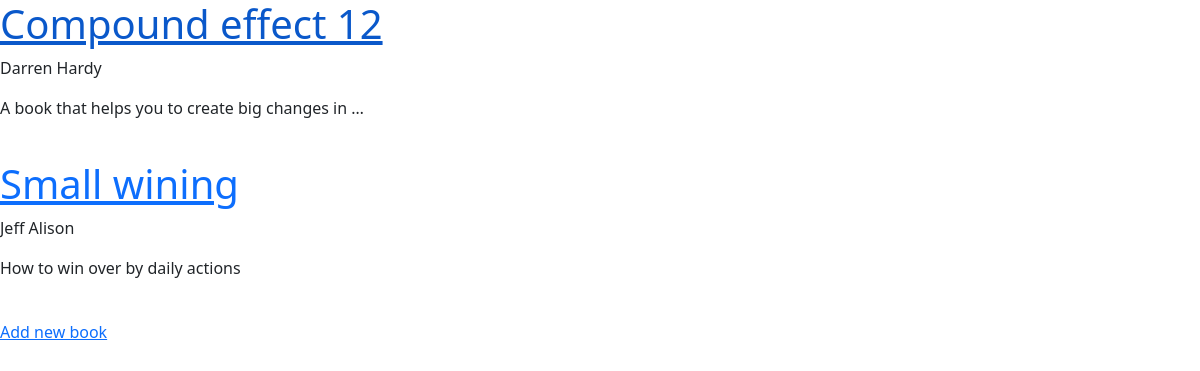
/books/, run on an earlier commit of the app's database.
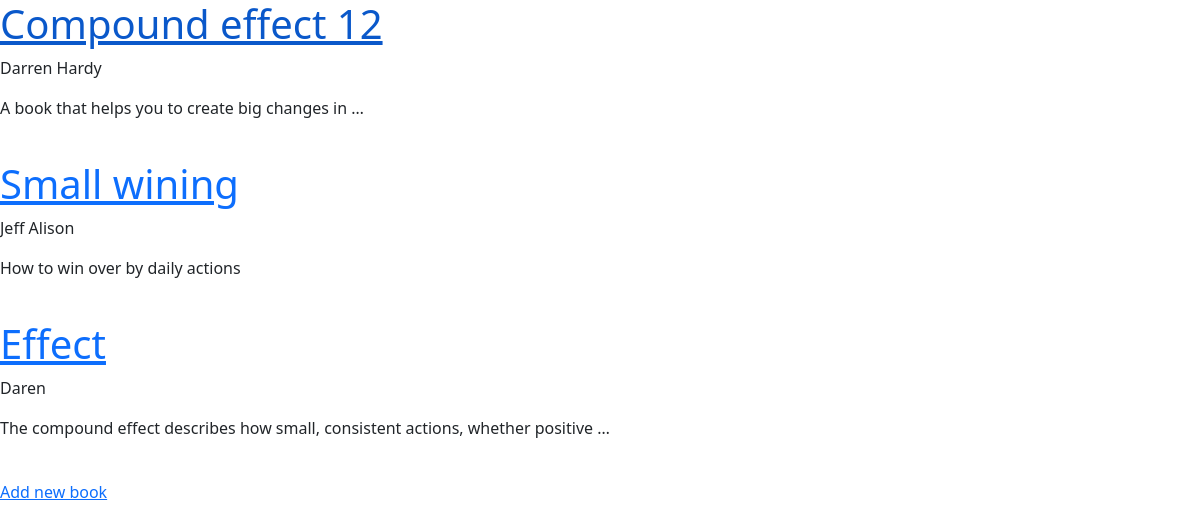
And on a later commit of the database.
### books/models.py (models this page shows, shortened)
class Book(models.Model):
    title = models.CharField(max_length=100)
    author = models.CharField(max_length=100)
    description = models.TextField()
    price = models.DecimalField(decimal_places=2, max_digits=6)
    def get_absolute_url(self):
        return reverse('book_detail', args=[self.id])

### books/views.py (the view)
# urls.py: path('', BookListView.as_view(), name='book_list'),
class BookListView(generic.ListView):
    model = Book
    template_name = 'books/book_list.html'
    context_object_name = 'books'

### books/templates/books/book_list.html (shortened to what this page needs)
{% extends "_base.html" %}
{% block content %}
    {% for book in books %}
        <a href="{{ book.get_absolute_url }}"><h1>{{ book.title|capfirst }}</h1></a>
        <p>{{ book.author|capfirst }}</p>
        <p>{{ book.description|truncatewords:10 }}</p>
        <br>
    {% endfor %}
    <a href="{% url 'book_create' %}">Add new book</a>
{% endblock %}

### templates/_base.html (shortened to what this page needs)
<!DOCTYPE html>
<html lang="en">
<head>
    <link href="https://cdn.jsdelivr.net/npm/bootstrap@5.3.7/dist/css/bootstrap.min.css" rel="stylesheet"
>
</head>
<body>
  {% block content %}
  {% endblock %}
</body>
</html>

What changed in the data, as far as the page shows it:
added Book: title "Effect", author "Daren", description "The compound effect describes how small, consistent actions, whether positive …"
